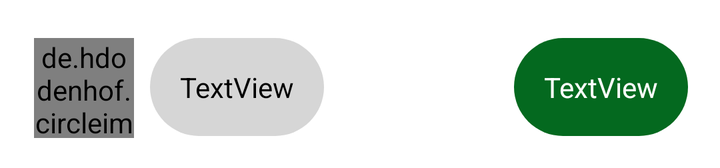
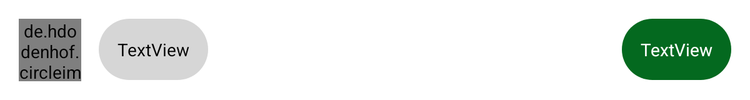

One screen, two layout resources from the same app: the default and the repository's alternative for another configuration. Each is rendered where Android would select it; the XML of both is given below.
<!-- AndroidManifest.xml: application theme AppTheme.NoActionBar -->
<!-- res/layout/message_single_layout.xml -->
<?xml version="1.0" encoding="utf-8"?>
<androidx.constraintlayout.widget.ConstraintLayout xmlns:android="http://schemas.android.com/apk/res/android"
    xmlns:app="http://schemas.android.com/apk/res-auto"
    xmlns:tools="http://schemas.android.com/tools"
    android:layout_width="match_parent"
    android:layout_height="wrap_content"
    android:maxHeight="400dp"
    android:adjustViewBounds="true"
    android:padding="15dp">

    <de.hdodenhof.circleimageview.CircleImageView
        android:id="@+id/profile_image_message"
        android:layout_width="50dp"
        android:layout_height="50dp"
        android:layout_alignParentStart="true"
        android:layout_marginStart="2dp"
        android:layout_marginTop="4dp"
        app:layout_constraintStart_toStartOf="parent"
        app:layout_constraintTop_toTopOf="parent"
        tools:src="@drawable/avatar" />

    <TextView
        android:id="@+id/messageText"
        android:layout_width="wrap_content"
        android:layout_height="wrap_content"
        android:layout_alignTop="@id/profile_image_message"
        android:layout_marginStart="8dp"
        android:layout_marginTop="4dp"
        android:layout_toEndOf="@id/profile_image_message"
        android:background="@drawable/message_background"
        android:padding="15dp"
        android:paddingTop="6dp"
        android:paddingBottom="6dp"
        android:text="TextView"
        android:textSize="14sp"
        app:layout_constraintStart_toEndOf="@+id/profile_image_message"
        app:layout_constraintTop_toTopOf="parent" />

    <TextView
        android:id="@+id/sentMessageText"
        android:layout_width="wrap_content"
        android:layout_height="wrap_content"
        android:layout_marginTop="4dp"
        android:layout_toEndOf="@+id/profile_image_message"
        android:background="@drawable/current_message_background"
        android:maxWidth="100dp"
        android:padding="15dp"
        android:paddingTop="6dp"
        android:paddingBottom="6dp"
        android:text="TextView"
        android:textColor="@android:color/white"
        android:textSize="14sp"
        app:layout_constraintEnd_toEndOf="parent"
        app:layout_constraintHorizontal_bias="0.994"
        app:layout_constraintStart_toEndOf="@+id/profile_image_message"
        app:layout_constraintTop_toTopOf="parent" />

    <ImageView
        android:id="@+id/receivedImage"
        android:layout_width="wrap_content"
        android:layout_height="wrap_content"
        android:layout_below="@+id/messageText"
        android:layout_alignEnd="@id/messageText"
        android:layout_toEndOf="@id/profile_image_message"
        android:contentDescription="@string/received_image"
        android:maxWidth="50dp"
        android:scaleType="fitCenter"
        app:layout_constraintStart_toEndOf="@+id/profile_image_message"
        app:layout_constraintTop_toBottomOf="@+id/messageText" />

    <ImageView
        android:id="@+id/sentImage"
        android:layout_width="wrap_content"
        android:layout_height="wrap_content"
        android:layout_below="@+id/sentMessageText"
        android:layout_alignStart="@id/sentMessageText"
        android:contentDescription="@string/sent_image"
        android:maxWidth="50dp"
        android:maxHeight="50dp"
        app:layout_constraintEnd_toEndOf="@+id/sentMessageText"
        app:layout_constraintTop_toBottomOf="@+id/sentMessageText" />

</androidx.constraintlayout.widget.ConstraintLayout>
<!-- resources referenced by this layout -->
<resources>
  <!-- drawable current_message_background (drawable) -->
  <?xml version="1.0" encoding="utf-8"?>
  <shape xmlns:android="http://schemas.android.com/apk/res/android">
  
      <solid android:color="@color/dark_green"/>
      <corners android:radius="30dp" />
  </shape>
  <!-- drawable message_background (drawable) -->
  <?xml version="1.0" encoding="utf-8"?>
  <shape xmlns:android="http://schemas.android.com/apk/res/android">
  
      <solid android:color="@color/grey"/>
      <corners android:radius="30dp" />
  </shape>
  <string name="received_image">received image</string>
  <string name="sent_image">sent image</string>
  <!-- from res/values-v21/ -->
  <style name="AppTheme.NoActionBar">
          <item name="windowActionBar">false</item>
          <item name="windowNoTitle">true</item>
          <item name="android:statusBarColor">@color/colorPrimary</item>
          <item name="android:itemBackground">#ffffff</item>
          <item name="android:textColor">#000000</item>
      </style>
  <color name="dark_green">#04691f</color>
  <color name="grey">#d6d6d6</color>
  <color name="colorPrimary">#8CC331</color>
</resources>
<!-- res/layout-sw400dp/message_single_layout.xml (the repository's variant of the layout above) -->
<!-- drawn on a 7-inch tablet held upright -->
<?xml version="1.0" encoding="utf-8"?>
<RelativeLayout xmlns:android="http://schemas.android.com/apk/res/android"
    xmlns:app="http://schemas.android.com/apk/res-auto"
    xmlns:tools="http://schemas.android.com/tools"
    android:layout_width="match_parent"
    android:layout_height="wrap_content"
    android:padding="15dp">

    <de.hdodenhof.circleimageview.CircleImageView
        android:id="@+id/profile_image_message"
        android:layout_width="50dp"
        android:layout_height="50dp"
        android:layout_alignParentStart="true"
        android:layout_marginStart="0dp"
        tools:src="@drawable/avatar" />

    <TextView
        android:id="@+id/messageText"
        android:layout_width="wrap_content"
        android:layout_height="wrap_content"
        android:layout_alignTop="@id/profile_image_message"
        android:layout_marginStart="14dp"
        android:layout_toEndOf="@id/profile_image_message"
        android:background="@drawable/message_background"
        android:padding="15dp"
        android:paddingTop="6dp"
        android:paddingBottom="6dp"
        android:text="TextView"
        android:textSize="14sp" />

    <TextView
        android:id="@+id/sentMessageText"
        android:layout_width="wrap_content"
        android:layout_height="wrap_content"
        android:layout_alignParentEnd="true"
        android:layout_marginEnd="0dp"
        android:background="@drawable/current_message_background"
        android:textColor="@android:color/white"
        android:padding="15dp"
        android:paddingTop="6dp"
        android:paddingBottom="6dp"
        android:text="TextView"
        android:textSize="14sp" />

    <ImageView
        android:id="@+id/receivedImage"
        android:layout_width="wrap_content"
        android:layout_height="wrap_content"
        android:layout_below="@+id/messageText"
        android:layout_marginStart="14dp"
        android:layout_toEndOf="@id/profile_image_message"
        android:maxHeight="50dp"
        android:maxWidth="50dp"
        android:scaleType="centerCrop" />

    <ImageView
        android:id="@+id/sentImage"
        android:layout_width="wrap_content"
        android:layout_height="wrap_content"
        android:layout_below="@+id/sentMessageText"
        android:layout_alignParentEnd="true"
        android:layout_marginEnd="0dp"
        android:maxHeight="50dp"
        android:maxWidth="50dp"
        android:scaleType="centerCrop" />

</RelativeLayout>
<!-- resources referenced by the variant -->
<!-- as a 7-inch tablet held upright resolves them -->
<resources>
  <!-- drawable current_message_background (drawable) -->
  <?xml version="1.0" encoding="utf-8"?>
  <shape xmlns:android="http://schemas.android.com/apk/res/android">
  
      <solid android:color="@color/dark_green"/>
      <corners android:radius="30dp" />
  </shape>
  <!-- drawable message_background (drawable) -->
  <?xml version="1.0" encoding="utf-8"?>
  <shape xmlns:android="http://schemas.android.com/apk/res/android">
  
      <solid android:color="@color/grey"/>
      <corners android:radius="30dp" />
  </shape>
  <!-- from res/values-v21/ -->
  <style name="AppTheme.NoActionBar">
          <item name="windowActionBar">false</item>
          <item name="windowNoTitle">true</item>
          <item name="android:statusBarColor">@color/colorPrimary</item>
          <item name="android:itemBackground">#ffffff</item>
          <item name="android:textColor">#000000</item>
      </style>
  <color name="dark_green">#04691f</color>
  <color name="grey">#d6d6d6</color>
  <color name="colorPrimary">#8CC331</color>
</resources>
